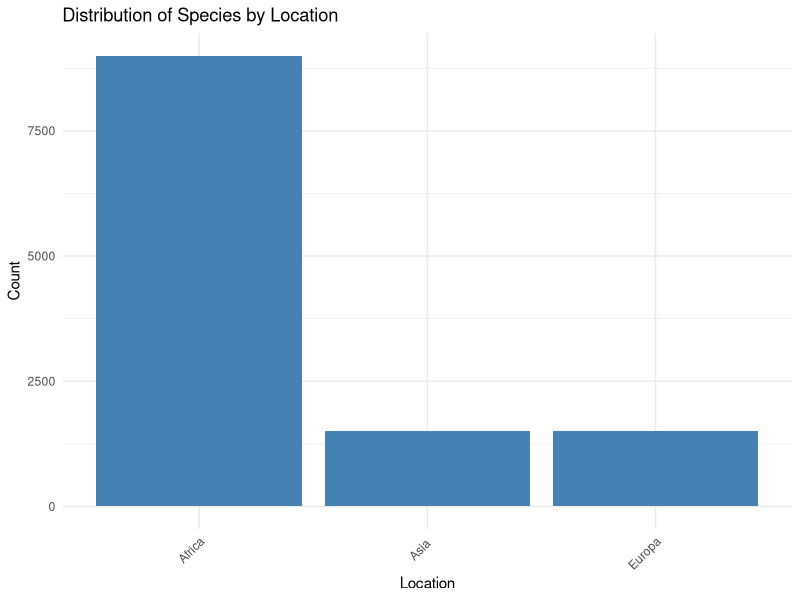
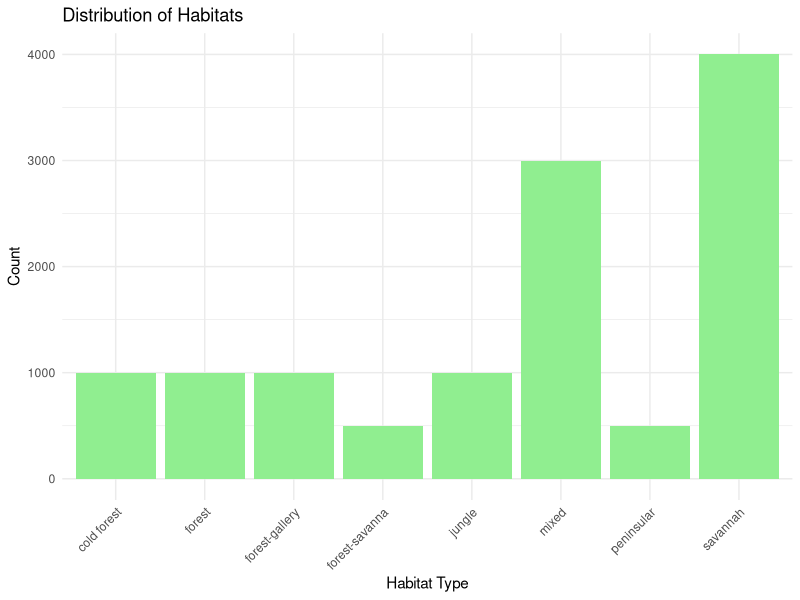
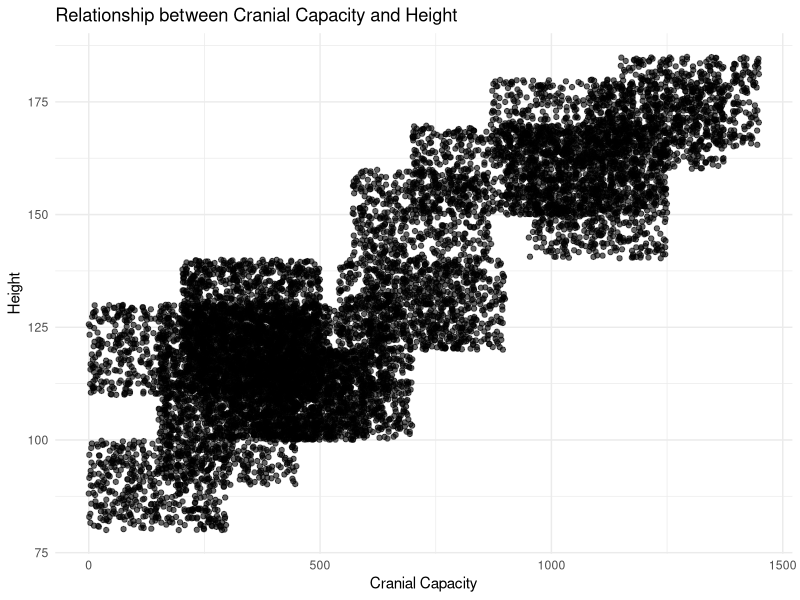
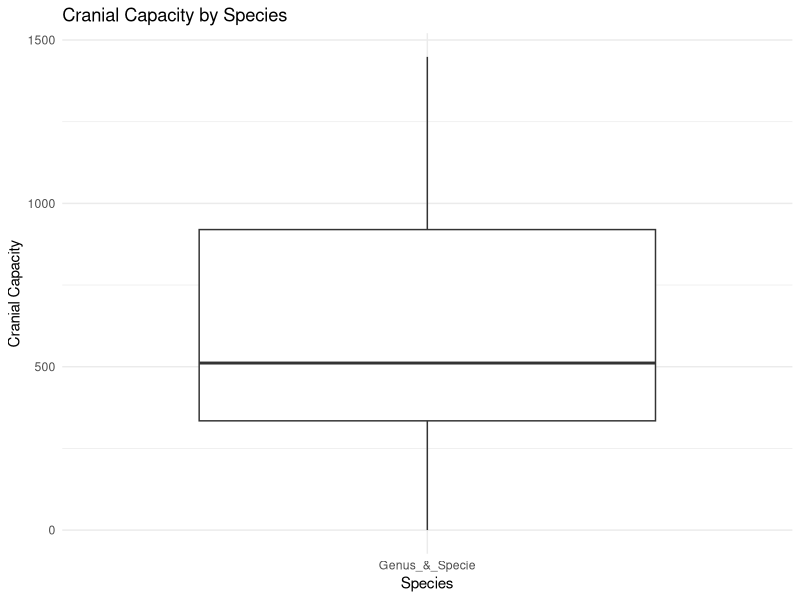
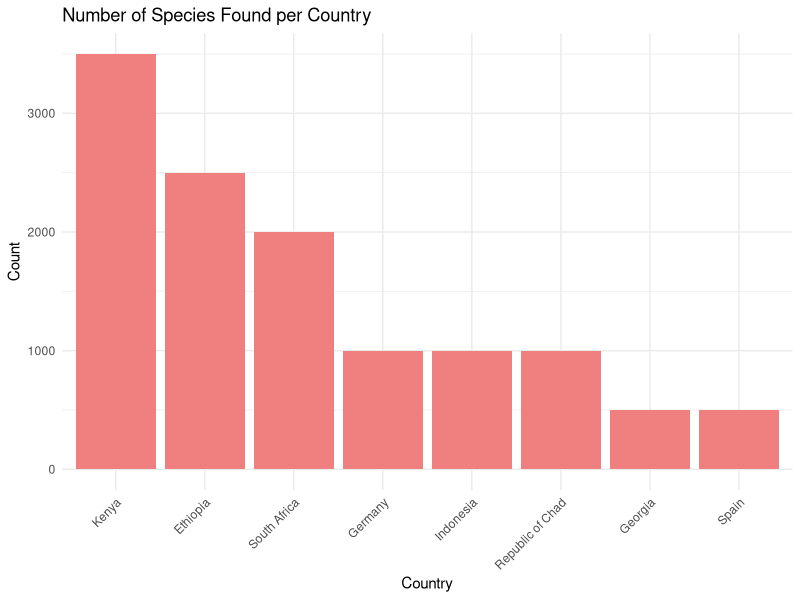
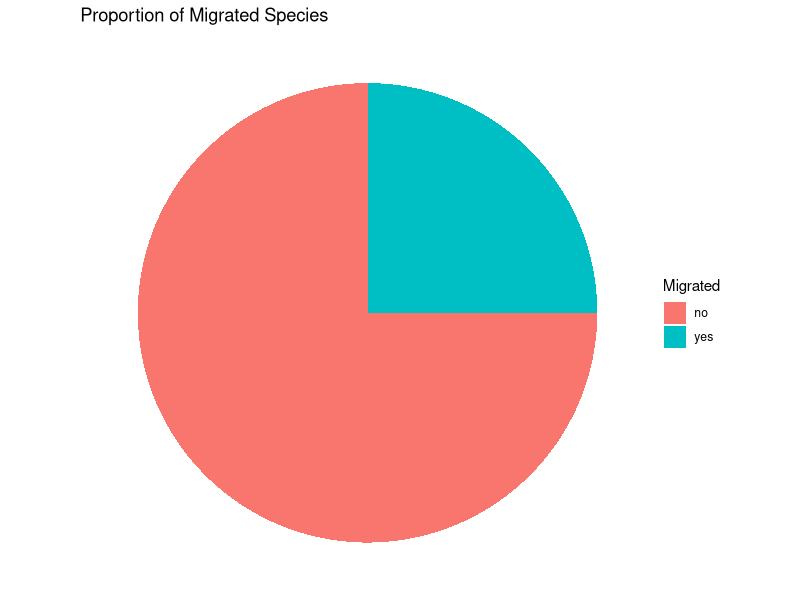
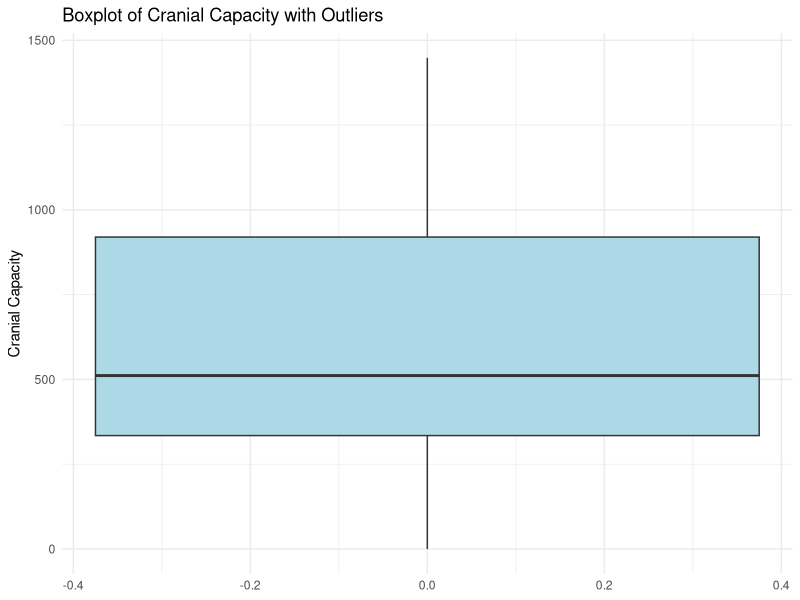
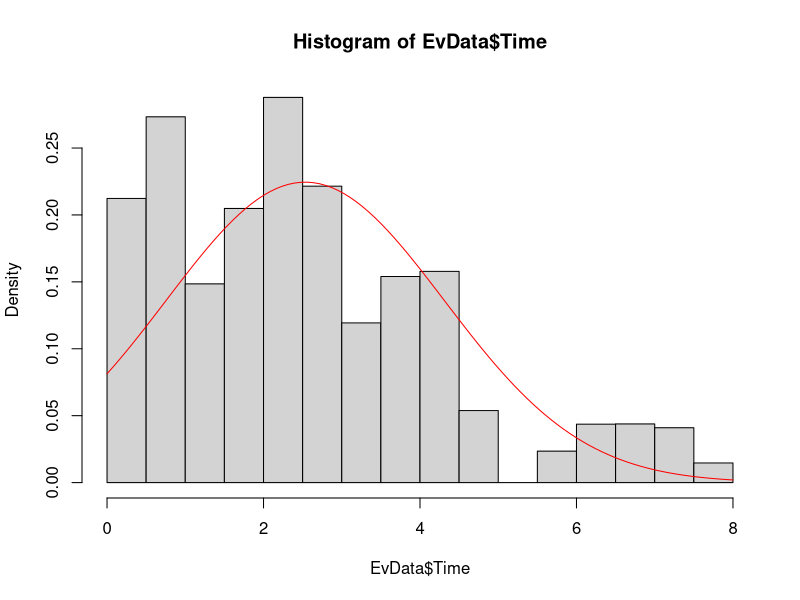

The R source for these figures, in order: (Note: this script raises an error after producing the figures.)
setwd("D:\\R-Stati")
list.files()
EvData <- read.csv("EvolutionDataSets.csv")
head(EvData)

# libraries
#install.packages("tidyverse")
#install.packages("ggplot2")
#install.packages("stats")
#install.packages("MASS")

library(tidyverse)
library(ggplot2)
library(stats)
library(MASS)  # For fitdistr function

#PRE-PROCESSING
# Check for missing values
missing_values <- colSums(is.na(EvData))
print("Missing Values per Column:")
missing_values

#PRE-PROCESSING
# Check for missing values
missing_values <- colSums(is.na(EvData))
print("Missing Values per Column:")
missing_values
# Removes the rows with missing values
EvData <- na.omit(EvData)

# Convert categorical variables to factors
categorical_vars <- c("Location","Zone", "Current_Country", "Habitat", 
                      "Jaw_Shape", "Canines_Shape", "Sexual_Dimorphism")
EvData[categorical_vars] <- lapply(EvData[categorical_vars], as.factor)

# Convert numerical variables to numeric
numerical_vars <- c("Cranial_Capacity", "Height")
EvData[numerical_vars] <- lapply(EvData[numerical_vars], as.numeric)

# Basic summary of the dataset
summary(EvData)


############################
### Question 1 Solutions ###
############################

# (a) Descriptive plots
# 1. Distribution of species by location
p1 <- ggplot(EvData, aes(x = Location)) +
  geom_bar(fill = "steelblue") +
  theme_minimal() +
  labs(title = "Distribution of Species by Location",
       x = "Location",
       y = "Count") +
  theme(axis.text.x = element_text(angle = 45, hjust = 1))

# 2. Habitat distribution
p2 <- ggplot(EvData, aes(x = Habitat)) +
  geom_bar(fill = "lightgreen") +
  theme_minimal() +
  labs(title = "Distribution of Habitats",
       x = "Habitat Type",
       y = "Count") +
  theme(axis.text.x = element_text(angle = 45, hjust = 1))
# 3. Cranial Capacity vs Height
p3 <- ggplot(EvData, aes(x = Cranial_Capacity, y = Height)) +
  geom_point(alpha = 0.6) +
  theme_minimal() +
  labs(title = "Relationship between Cranial Capacity and Height",
       x = "Cranial Capacity",
       y = "Height")

# Distribution for Cranial Capacity by Species
p4 <- ggplot(EvData, aes(x='Genus_&_Specie', y=Cranial_Capacity)) + geom_boxplot() + theme_minimal() + labs(title="Cranial Capacity by Species", x="Species", y="Cranial Capacity")


# Distribution for species count by country
p5 <- ggplot(EvData, aes(x = reorder(Current_Country, -table(Current_Country)[Current_Country]))) +
  geom_bar(fill = "lightcoral") +
  labs(title = "Number of Species Found per Country", 
       x = "Country", 
       y = "Count") +
  theme_minimal() +
  theme(axis.text.x = element_text(angle = 45, hjust = 1))

migrated <- EvData %>%
  group_by(Migrated) %>%
  summarise(count = n())

p6<- ggplot(migrated, aes(x = "", y = count, fill = Migrated)) +
  geom_bar(width = 1, stat = "identity") +
  coord_polar("y") +
  labs(title = "Proportion of Migrated Species") +
  theme_void()


# Print all plots
print(p1)
print(p2)
print(p3)
print(p4)
print(p5)
print(p6)

# (b) Central and variational measures for Cranial Capacity
cranial_stats <- data.frame(
  Mean = mean(EvData$Cranial_Capacity),
  Median = median(EvData$Cranial_Capacity),
  SD = sd(EvData$Cranial_Capacity),
  IQR = IQR(EvData$Cranial_Capacity),
  Min = min(EvData$Cranial_Capacity),
  Max = max(EvData$Cranial_Capacity),
  Variance = var(EvData$Cranial_Capacity),
  CV = sd(EvData$Cranial_Capacity) / mean(EvData$Cranial_Capacity) * 100
)
print("Cranial Capacity Statistics:")
print(cranial_stats)

# (c) Chebyshev's rule for Cranial Capacity
cranial_mean <- mean(EvData$Cranial_Capacity)
cranial_sd <- sd(EvData$Cranial_Capacity)
chebyshev_interval <- c(cranial_mean - cranial_sd, cranial_mean + cranial_sd)

# Find outliers using Chebyshev's rule
chebyshev_outliers <- EvData$Cranial_Capacity[
  EvData$Cranial_Capacity < chebyshev_interval[1] |
    EvData$Cranial_Capacity > chebyshev_interval[2]
]

# (d) Box plot outlier detection
# Create boxplot with outlier labels
boxplot_cranial <- ggplot(EvData, aes(y = Cranial_Capacity)) +
  geom_boxplot(fill = "lightblue") +
  theme_minimal() +
  labs(title = "Boxplot of Cranial Capacity with Outliers",
       y = "Cranial Capacity")

print(boxplot_cranial)

# Calculate boxplot statistics manually
Q1 <- quantile(EvData$Cranial_Capacity, 0.25)
Q3 <- quantile(EvData$Cranial_Capacity, 0.75)
IQR_val <- Q3 - Q1
lower_bound <- Q1 - 1.5 * IQR_val
upper_bound <- Q3 + 1.5 * IQR_val

boxplot_outliers <- EvData$Cranial_Capacity[
  EvData$Cranial_Capacity < lower_bound |
    EvData$Cranial_Capacity > upper_bound
]

print("Boxplot Statistics:")
print(paste("Q1:", Q1))
print(paste("Q3:", Q3))
print(paste("IQR:", IQR_val))
print(paste("Lower bound:", lower_bound))
print(paste("Upper bound:", upper_bound))
print("Boxplot outliers:")
print(boxplot_outliers)


############################
### Question 2 Solutions ###
############################


# a) Probability models for selected variables

# (a) Propose probability models for four variables
# Normal distribution for 'Time' and 'Cranial_Capacity'
# Multinomial distribution for 'Genus_&_Specie' and 'Diet'


# b) Parameter estimates
# Estimating mean and standard deviation for Time
mean_time=mean(EvData$Time)
sd_time = sd(EvData$Time)
p_density=dnorm(EvData$Time,mean_time,sd_time)
hist(EvData$Time,freq=FALSE)
curve(dnorm(x,mean_time,sd_time),add=TRUE,col='red')

# For Cranial Capacity
#mean_cranial=mean(EvData$Cranial_Capacity)
#sd_cranial=sd(EvData$Cranial_Capacity)
lam=1/cranial_mean
alpha=cranial_mean*lam
a=min(EvData$Cranial_Capacity)
a
b=max(EvData$Cranial_Capacity)
b
j=seq(0,1449,0.9)
pdf=dgamma(j,alpha,lam)
hist(EvData$Cranial_Capacity,freq=TRUE)
plot(j,pdf,type="l",col='red')
#c_density=dnorm(EvData$Cranial_Capacity,mean_time,sd_time)
#hist(EvData$Cranial_Capacity,freq=FALSE)
#curve(dnorm(x,mean_cranial,sd_cranial),add=TRUE,col='red')

mean_time  # Mean for Time
sd_time  # Standard deviation for Time
cranial_mean  # Mean for Cranial Capacity
cranial_sd  # Standard deviation for Cranial Capacity

# For categorical variables 'Genus_&_Specie' and 'Diet'
habitat_probs=prop.table(table(EvData$Habitat))
barplot(habitat_probs,col="lightblue",ylim=c(0,0.3))
lines(x=0:9,y=rep(1/10,10),type="o",col="darkblue")

diet_probs=prop.table(table(EvData$Diet))
diet_probs
barplot(diet_probs)
abline(h=diet_probs[2])


habitat_counts <- table(EvData$Habitat)
barplot(habitat_counts, main = "Distribution of Habitats", xlab = "Habitat", ylab = "Frequency", col = "lightblue")


#barplot(EvData$Habitat)

habitat_probs  # Probability distribution for Genus_&_Specie
diet_probs  # Probability distribution for Diet

# (c) Predict values using the models
# Prediction using Normal distribution for Cranial Capacity
r_time=rnorm(EvData$Time,mean_time,sd_time)
pred_mean=mean(r_time)
pred_mean

cranial_pdf=dgamma(EvData$Cranial_Capacity,lam,alpha)  # Probability of Cranial Capacity < 500
pred_cranial=max(cranial_pdf)
pred_cranial# Print the prediction

tab_habitat=table(EvData$Habitat)
p=tab_habitat/sum(tab_habitat)
j=c(10,20,25,15,10,5,5,10)
pred_pdf_habitat=dmultinom(j,100,p)
pred_pdf_habitat

t=table(EvData$Diet)
mode=names(t)[which(t==max(t))]
pred=mode
pred


############################
### Question 3 Solutions ###
############################

# a) Chi-square test: 'Genus_&_Specie' and 'Diet'
X1 = EvData$Genus_and_Specie
X2 = EvData$Diet
#H0: X1 and X2 are independent   H1: X1 and X2 are dependent
alpha=0.01
F = table(X1,X2)
F
n=nrow(EvData)
E=matrix(NA,24,5)
for(i in 1:24){
  for(j in 1:5){
    Fi0=sum(F[i,]);F0j=sum(F[,j])
    E[i,j]=(Fi0*F0j)/n
  }
}
test.value=sum((F-E)^2/E)
test.value   
c.value=qchisq(1-alpha,92)
c.value
#since test.value>c.value reject H0
#X1 and X2 are dependent

# (b) Apply goodness-of-fit test for 'Diet'
# Assume an expected probability distribution for 'Diet' categories
#step 1  H0: p1=p2=p3=p4=p5=1/5   H1: Not H0
#step 2:
alpha=0.05
k=5
#step 3:
F=table(EvData$Diet)
p=rep(1/5,5)
n=length(EvData$Diet)
E=n*p
test.value=sum((F-E)^2/E)
#step 4
c.value=qchisq(1-alpha, (k-1))
print(test.value)
print(c.value)
#since test.value>c.value H0 rejected

# Print the result of the goodness-of-fit test

# (c) Test the mean of a continuous variable
#H0: mu=600 H1: mu !=600    # two-sided HT
mu0=600
alpha=0.05
xbar=mean(EvData$Cranial_Capacity) 
sigma=sd(EvData$Cranial_Capacity)
n=nrow(EvData)
test.value=(xbar-mu0)/(sigma/sqrt(n))
c.value=qnorm(1-(alpha/2))
c(test.value,c.value)
#since |test.value|>c.value therefore H0 is accepted
